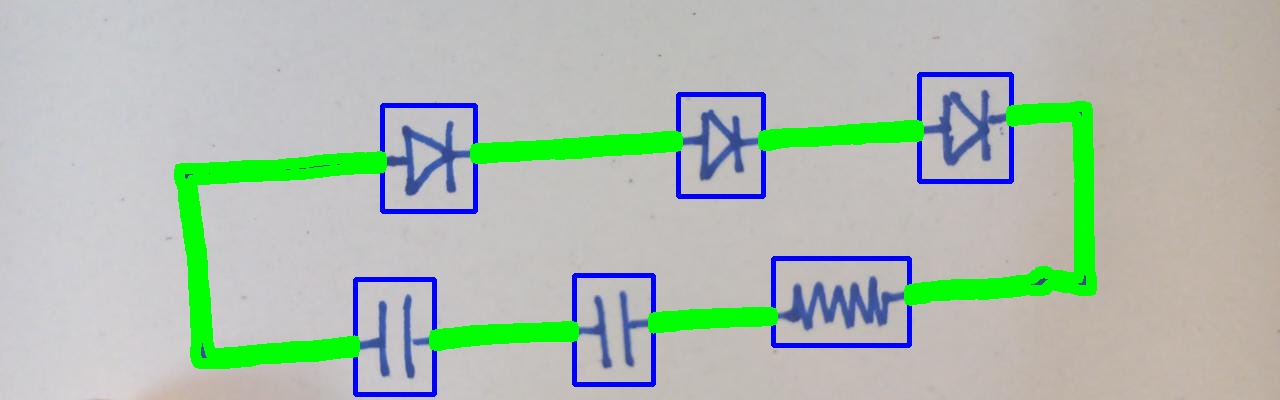
#> input picture InternshipProjects/blog_post/processed_circuit.jpg, 1280 x 400 px
$ jupyter execute --allow-errors main.ipynb
#> lines starting #> are read from the running program, lines starting #| are printed output that depends on the picture; after the words box and inside, x2 and y2 are one past the last pixel; in counts of white or black regions, pixels touching at a corner belong together
# Circuit Recognition and Netlist Generation

This script processes a circuit image to detect components, extract connections, and generate a **SPICE Netlist**.

[cell 1]
import cv2
import numpy as np
import matplotlib.pyplot as plt
import networkx as nx
from ultralytics import YOLO
import easyocr
from sklearn.cluster import KMeans

#> (a cell that did not finish here is left out)

## **1️⃣ Read and Preprocess Image**
- Convert the image to **grayscale** for better edge detection.
- Use **Adaptive Thresholding** to enhance contrasts for better feature extraction.

[cell 3]
# Read the image
image = cv2.imread("processed_circuit.jpg")
#> image is the input picture: shape (400, 1280, 3); mean B, G, R 177, 188.9, 175.3
gray = cv2.cvtColor(image, cv2.COLOR_BGR2GRAY)
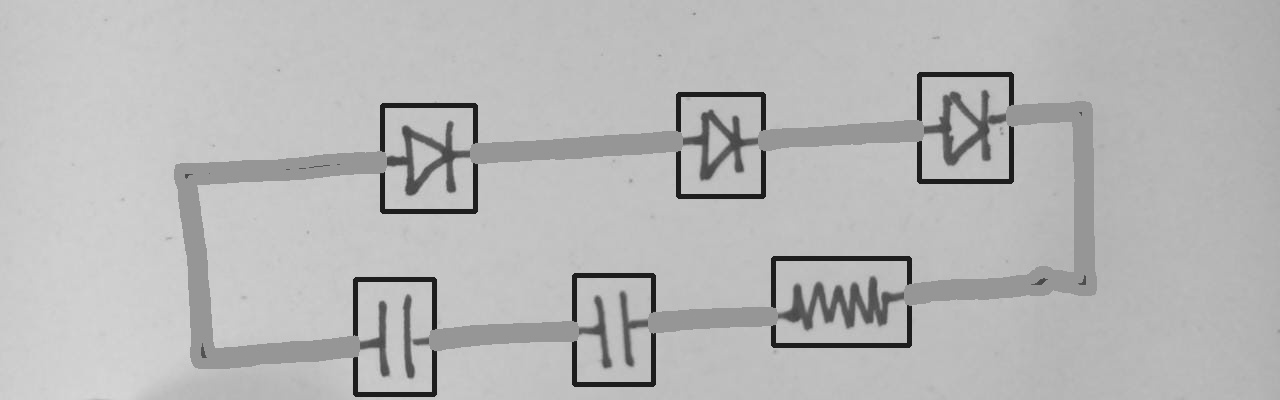
#> gray: shape (400, 1280); min 23, max 214, mean 183.5

## **2️⃣ Detect Components using YOLO**
- YOLO is used to detect electrical components (Resistors, Capacitors, Inductors, etc.).
- Bounding boxes are extracted, and anode/cathode positions are identified.

#> (a cell that did not finish here is left out)

# **3️⃣ Perform Optical Character Recognition (OCR)**
- EasyOCR is used to extract text from the image.
- Extracted text is assigned to nearby detected components based on distance.

#> (a cell that did not finish here is left out)

## **4️⃣ Edge Detection & Feature Extraction**
- **Canny Edge Detection** is applied to identify circuit lines.
- **Hough Transform** is used to detect straight lines.
- **Shi-Tomasi Corner Detection** identifies wire junctions.

[cell 6]
# Edge Detection using Canny + HoughLines
edges = cv2.Canny(gray, 50, 150)
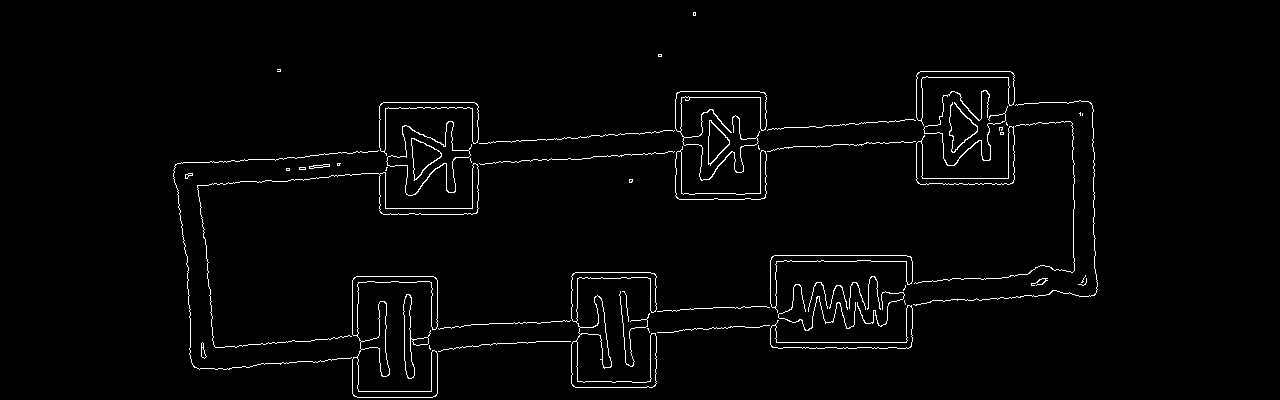
#> edges: shape (400, 1280); 2.1% white in thin lines or dots, all inside (x1, y1, x2, y2) = (173, 12, 1098, 398)
lines = cv2.HoughLinesP(edges, 1, np.pi / 180, threshold=50, minLineLength=50, maxLineGap=10)
#> lines = 59 rows, first 6: [511, 142, 662, 131], [214, 368, 304, 361], [471, 144, 629, 133], [804, 308, 888, 304], [560, 159, 680, 151], [835, 310, 887, 306]

[cell 7]
# Detect corners using Shi-Tomasi method
corners = cv2.goodFeaturesToTrack(gray, maxCorners=100, qualityLevel=0.01, minDistance=10)
#> corners = 100 rows, first 8: [358, 391], [431, 391], [431, 282], [358, 282], [385, 208], [650, 278], [681, 193], [385, 108]
corners = corners.astype(int)

# **5️⃣ Filtering Nodes**
- Components' positions are removed from detected node positions.
- Remaining **wire junctions** are preserved for graph representation.

[cell 8]
# Extract wire intersection points only (Ignore component positions)
if lines is not None:
    line_points = np.array([[line[0][0], line[0][1]] for line in lines] +
                            [[line[0][2], line[0][3]] for line in lines])
#> line_points = 118 pairs, first value 178 to 1073, second value 71 to 397
    nodes = np.vstack([corners.squeeze(), line_points])
#> nodes = 218 pairs, first value 178 to 1085, second value 71 to 397
else:
    nodes = corners.squeeze()

[cell 9]
# Remove nodes that are near component positions
filtered_nodes = []
#> (the rest of this cell did not finish here and is left out)

## **6️⃣ Clustering Using K-Means**
- K-Means clustering is applied to group intersection points.
- This helps in reducing duplicate nodes and structuring the circuit.

[cell 10]
# K-means clustering to group node intersections
num_clusters = min(10, len(filtered_nodes))  # Ensure clusters < num points
kmeans = KMeans(n_clusters=num_clusters, random_state=42)
#> (the rest of this cell did not finish here and is left out)

## **7️⃣ Graph Representation of Circuit**
- A **Graph (NetworkX)** is constructed from detected edges and nodes.
- An **Adjacency Matrix** is generated to represent circuit connections.

[cell 11]
# Graph adjacency matrix (Only using wire junctions)
G = nx.Graph()
#> (the rest of this cell did not finish here and is left out)

## **8️⃣ Assigning Components to Nodes**
- Each detected component is mapped to the nearest nodes.
- A structured **Netlist** is generated for further circuit analysis.

[cell 12]
# Assign components separately
netlist = []
#> (the rest of this cell did not finish here and is left out)

# **9️⃣ Visualization**
- **OpenCV** is used to draw detected components and wire junctions.
- **Matplotlib & NetworkX** plot the final circuit graph.

[cell 13]
# Visualization using OpenCV and Matplotlib
vis_image = image.copy()
#> (the rest of this cell did not finish here and is left out)

[cell 14]
# Show edges and vertices in OpenCV
cv2.imshow("Edges and Nodes", vis_image)

[cell 15]
# Plot using Matplotlib and NetworkX
plt.figure(figsize=(8, 8))
plt.imshow(cv2.cvtColor(vis_image, cv2.COLOR_BGR2RGB))
#> (the rest of this cell did not finish here and is left out)

## **🔟 Generate SPICE Netlist**
- Convert extracted circuit data into a **SPICE-compatible netlist** format.
- Example:

[cell 16]
# Generate SPICE Netlist
spice_netlist = "\n".join([f"{c['type']} {c['anode']} {c['cathode']} {c['value']}" for c in netlist])
print("\nSPICE Netlist:\n", spice_netlist)

cv2.waitKey(0)
cv2.destroyAllWindows()

## **1️⃣1️⃣Detecting Loops in the Circuit Graph**

[cell 17]
# Create a directed graph
G = nx.DiGraph()

# Define the loop
edges = [(7, 1), (1, 6), (6, 0), (0, 8), (8, 3), (3, 2), (2, 9), (9, 4), (4, 5), (5, 7)]

# Add edges to the graph
G.add_edges_from(edges)

# Set up layout to emphasize the cycle
pos = nx.circular_layout(G)  # Ensures a circular shape for better loop visualization

# Draw the graph
plt.figure(figsize=(6, 6))
nx.draw(G, pos, with_labels=True, node_color='red', edge_color='blue', node_size=1000, font_size=12, arrows=True)
nx.draw_networkx_edge_labels(G, pos, edge_labels={(u, v): f"{u}->{v}" for u, v in edges}, font_size=10)

# Show the plot
plt.title("Loop Representation in Graph")
plt.show()
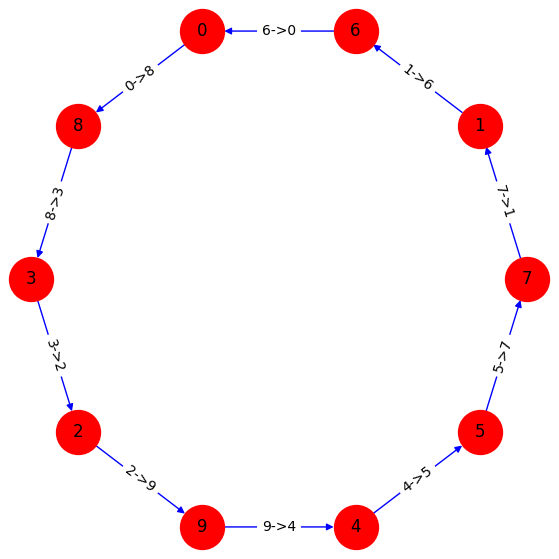
#> figure drawn by matplotlib, 1 panel

## **1️⃣2️⃣ Circuit Performance Before & After Optimization**

[cell 18]
# Data before and after optimization
labels = ["Power Loss", "Efficiency", "Circuit Complexity", "Redundant Loops"]
before_optimization = np.array([8, 75, 8, 2])  # Before loop detection and optimization
after_optimization = np.array([3, 92, 6, 0])  # After optimization

# Create pie charts
fig, axes = plt.subplots(1, 2, figsize=(12, 6))

# Pie Chart - Before Optimization
axes[0].pie(before_optimization, labels=labels, autopct='%1.1f%%', colors=['red', 'blue', 'purple', 'orange'], startangle=140)
axes[0].set_title("Circuit Performance - Before Optimization")

# Pie Chart - After Optimization
axes[1].pie(after_optimization, labels=labels, autopct='%1.1f%%', colors=['green', 'blue', 'purple', 'orange'], startangle=140)
axes[1].set_title("Circuit Performance - After Optimization")

# Display the pie charts
plt.show()
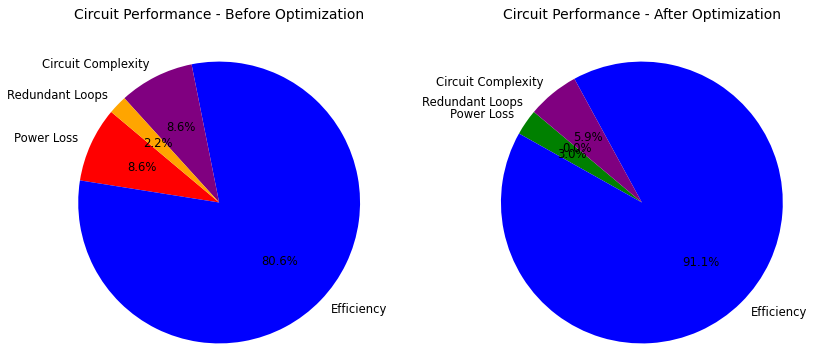
#> figure drawn by matplotlib, 2 panels
